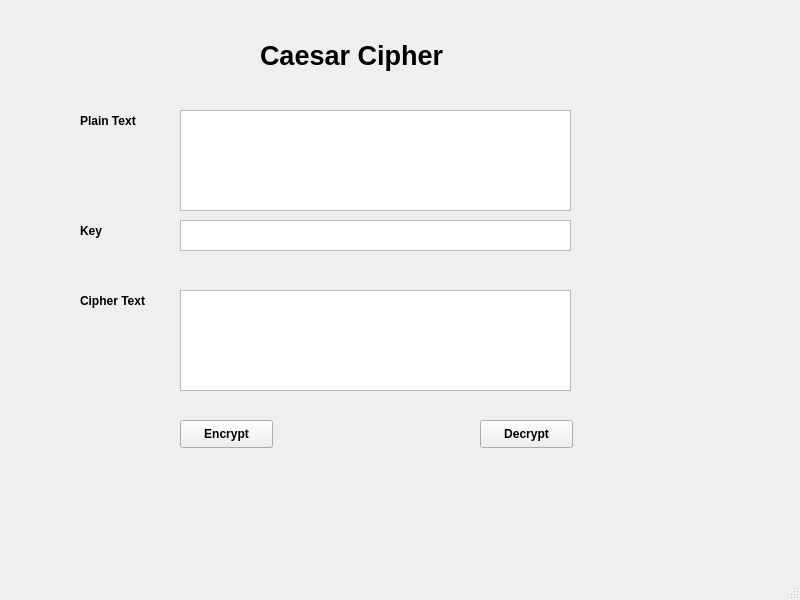
<?xml version='1.0' encoding='utf-8'?>
<ui version="4.0">
 <class>MainWindow</class>
 <widget class="QMainWindow" name="MainWindow">
  <property name="geometry">
   <rect>
    <x>0</x>
    <y>0</y>
    <width>800</width>
    <height>600</height>
   </rect>
  </property>
  <property name="windowTitle">
   <string>MainWindow</string>
  </property>
  <widget class="QWidget" name="centralwidget">
   <widget class="QLabel" name="label">
    <property name="geometry">
     <rect>
      <x>260</x>
      <y>30</y>
      <width>241</width>
      <height>51</height>
     </rect>
    </property>
    <property name="font">
     <font>
      <pointsize>20</pointsize>
      <weight>75</weight>
      <bold>true</bold>
     </font>
    </property>
    <property name="text">
     <string>Caesar Cipher</string>
    </property>
   </widget>
   <widget class="QLabel" name="txt_plain_text">
    <property name="geometry">
     <rect>
      <x>80</x>
      <y>110</y>
      <width>81</width>
      <height>21</height>
     </rect>
    </property>
    <property name="font">
     <font>
      <pointsize>9</pointsize>
      <weight>75</weight>
      <bold>true</bold>
     </font>
    </property>
    <property name="text">
     <string>Plain Text</string>
    </property>
   </widget>
   <widget class="QTextEdit" name="txt_plain_text_2">
    <property name="geometry">
     <rect>
      <x>180</x>
      <y>110</y>
      <width>391</width>
      <height>101</height>
     </rect>
    </property>
   </widget>
   <widget class="QLabel" name="txt_key">
    <property name="geometry">
     <rect>
      <x>80</x>
      <y>220</y>
      <width>81</width>
      <height>21</height>
     </rect>
    </property>
    <property name="font">
     <font>
      <pointsize>9</pointsize>
      <weight>75</weight>
      <bold>true</bold>
     </font>
    </property>
    <property name="text">
     <string>Key</string>
    </property>
   </widget>
   <widget class="QTextEdit" name="txt_key_2">
    <property name="geometry">
     <rect>
      <x>180</x>
      <y>220</y>
      <width>391</width>
      <height>31</height>
     </rect>
    </property>
   </widget>
   <widget class="QLabel" name="txt_cipher_text">
    <property name="geometry">
     <rect>
      <x>80</x>
      <y>290</y>
      <width>91</width>
      <height>21</height>
     </rect>
    </property>
    <property name="font">
     <font>
      <pointsize>9</pointsize>
      <weight>75</weight>
      <bold>true</bold>
     </font>
    </property>
    <property name="text">
     <string>Cipher Text</string>
    </property>
   </widget>
   <widget class="QTextEdit" name="txt_cipher_text_2">
    <property name="geometry">
     <rect>
      <x>180</x>
      <y>290</y>
      <width>391</width>
      <height>101</height>
     </rect>
    </property>
   </widget>
   <widget class="QPushButton" name="btn_encrypt">
    <property name="geometry">
     <rect>
      <x>180</x>
      <y>420</y>
      <width>93</width>
      <height>28</height>
     </rect>
    </property>
    <property name="font">
     <font>
      <weight>75</weight>
      <bold>true</bold>
     </font>
    </property>
    <property name="text">
     <string>Encrypt</string>
    </property>
   </widget>
   <widget class="QPushButton" name="btn_decrypt">
    <property name="geometry">
     <rect>
      <x>480</x>
      <y>420</y>
      <width>93</width>
      <height>28</height>
     </rect>
    </property>
    <property name="font">
     <font>
      <weight>75</weight>
      <bold>true</bold>
     </font>
    </property>
    <property name="text">
     <string>Decrypt</string>
    </property>
   </widget>
  </widget>
  <widget class="QMenuBar" name="menubar">
   <property name="geometry">
    <rect>
     <x>0</x>
     <y>0</y>
     <width>800</width>
     <height>26</height>
    </rect>
   </property>
  </widget>
  <widget class="QStatusBar" name="statusbar" />
 </widget>
 <resources />
 <connections />
</ui>
